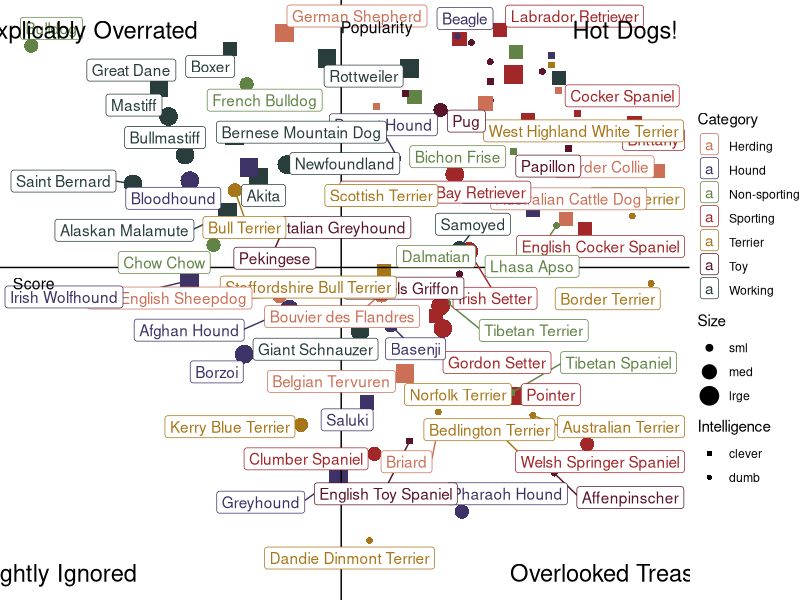

Write the R code that produced this figure.
## ---- chunk 1
knitr::opts_chunk$set(echo = TRUE)
## ---- chunk 2
rm(list=ls())
library(tidyverse)
library
library(ggrepel)
## ---- chunk 3
# Read the first data sheet in here
bis.full <- readxl::read_xlsx('kib.xlsx', sheet='Best in show full sheet', skip=2)

# Delete the first row
bis.full <- bis.full[-1,]
# str(bis.full)

# Get relevant columns and then rename them
bis.full <- bis.full %>% select(1, "category", "datadog score", 6, "size category", "intelligence category")
colnames(bis.full) <- c("Breed", "Category", "Score", "Popularity", "Size", "Intelligence")
## ---- chunk 4
bis.full <- bis.full %>% filter(!is.na(bis.full$Score))
## ---- chunk 5
bis.full$Size = factor(bis.full$Size, levels=c("small", "medium", "large"))
levels(bis.full$Size)

levels(bis.full$Size) <- c("sml", "med", "lrge")
levels(bis.full$Size)
## ---- chunk 6
bis.full$Category = factor(bis.full$Category)
levels(bis.full$Category) <- c("Herding", "Hound", "Non-sporting", "Sporting", "Terrier", "Toy", "Working")
## ---- chunk 7
# Adjust the popularity score as numeric
bis.full <- bis.full %>% filter(!is.na(bis.full$Popularity))
bis.full$Popularity = as.numeric(bis.full$Popularity)

## ---- chunk 8
unique(bis.full$Intelligence)

# Eliminate dogs that are "no data" or "NA"
bis.full <- bis.full %>% filter(!is.na(Intelligence))
bis.full <- bis.full %>% filter(Intelligence != "no data")

# Change intelligence to dumb or clever
bis.full <- bis.full %>% mutate(Intelligence = ifelse(Intelligence == "Brightest" | Intelligence == "Excellent" | Intelligence == "Average", "clever", "dumb"))

# Factor
bis.full$Intelligence = factor(bis.full$Intelligence)
levels(bis.full$Intelligence)

str(bis.full)
## ---- chunk 9
# Basic plot with points
plt <- bis.full %>% ggplot(aes(x = Score, y = Popularity, shape=Intelligence, label=Breed, color=Category)) + geom_point(aes(size=Size))

# Color the points the same colors found in the original plot
cols <- c('Herding' = '#CB7057', 'Hound' = '#3E3267', 'Non-sporting' = '#618446', 'Sporting' = '#A22729', 'Terrier' = '#A77619', 'Toy' = '#5A1429', 'Working' = '#293E3C')
plt <- plt + scale_color_manual(values = cols)

# Intelligence - this is not working well, lost the fill of the colors by adding this
plt <- plt + scale_shape_manual(values=c(15,16))
# plt <- plt + scale_fill_manual(values = cols)

# Eliminate the default theme to make our own
plt <- plt + theme_void()

# Reverse the Popularity axis order
plt <- plt + scale_y_reverse()

# Line Segments
plt <- plt + geom_hline(yintercept=75) + geom_vline(xintercept=2.3)

# Data point labels.  The overlap is ridiculous
#plt <- plt + geom_text(aes(label=Breed), check_overlap=TRUE, vjust=-1.5)
plt <- plt + geom_label_repel()

# Legends

# Labels
plt <- plt + annotate(geom="text", x = 1, y = 80, label="Score", size = 4)
plt <- plt + annotate(geom="text", x = 2.45, y = 0.25, label="Popularity", size=4)

# 4 Corners
plt <- plt + annotate(geom="text", x = 1.2, y = 1, label="Inexplicably Overrated", size=6)
plt <- plt + annotate(geom="text", x = 3.5, y = 1, label="Hot Dogs!", size=6)
plt <- plt + annotate(geom="text", x = 1, y = 170, label="The Rightly Ignored", size=6)
plt <- plt + annotate(geom="text", x = 3.5, y = 170, label="Overlooked Treasures", size=6)

plt
